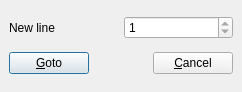
<ui version="4.0" >
 <author></author>
 <comment></comment>
 <exportmacro></exportmacro>
 <class>DevGotoDialog</class>
 <widget class="QDialog" name="DevGotoDialog" >
  <property name="geometry" >
   <rect>
    <x>0</x>
    <y>0</y>
    <width>242</width>
    <height>92</height>
   </rect>
  </property>
  <property name="windowTitle" >
   <string>Goto line</string>
  </property>
  <layout class="QVBoxLayout" >
   <property name="margin" >
    <number>9</number>
   </property>
   <property name="spacing" >
    <number>6</number>
   </property>
   <item>
    <layout class="QHBoxLayout" >
     <property name="margin" >
      <number>0</number>
     </property>
     <property name="spacing" >
      <number>6</number>
     </property>
     <item>
      <widget class="QLabel" name="label" >
       <property name="text" >
        <string>New line</string>
       </property>
       <property name="buddy" >
        <cstring></cstring>
       </property>
      </widget>
     </item>
     <item>
      <widget class="QSpinBox" name="line" >
       <property name="maximum" >
        <number>1</number>
       </property>
       <property name="minimum" >
        <number>1</number>
       </property>
      </widget>
     </item>
    </layout>
   </item>
   <item>
    <layout class="QHBoxLayout" >
     <property name="margin" >
      <number>0</number>
     </property>
     <property name="spacing" >
      <number>6</number>
     </property>
     <item>
      <widget class="QPushButton" name="b_accept" >
       <property name="text" >
        <string>&amp;Goto</string>
       </property>
      </widget>
     </item>
     <item>
      <spacer>
       <property name="orientation" >
        <enum>Qt::Horizontal</enum>
       </property>
       <property name="sizeHint" >
        <size>
         <width>40</width>
         <height>20</height>
        </size>
       </property>
      </spacer>
     </item>
     <item>
      <widget class="QPushButton" name="b_cancel" >
       <property name="text" >
        <string>&amp;Cancel</string>
       </property>
      </widget>
     </item>
    </layout>
   </item>
  </layout>
 </widget>
 <pixmapfunction></pixmapfunction>
 <resources/>
 <connections>
  <connection>
   <sender>b_accept</sender>
   <signal>clicked()</signal>
   <receiver>DevGotoDialog</receiver>
   <slot>accept()</slot>
   <hints>
    <hint type="sourcelabel" >
     <x>62</x>
     <y>60</y>
    </hint>
    <hint type="destinationlabel" >
     <x>117</x>
     <y>69</y>
    </hint>
   </hints>
  </connection>
  <connection>
   <sender>b_cancel</sender>
   <signal>clicked()</signal>
   <receiver>DevGotoDialog</receiver>
   <slot>reject()</slot>
   <hints>
    <hint type="sourcelabel" >
     <x>205</x>
     <y>68</y>
    </hint>
    <hint type="destinationlabel" >
     <x>110</x>
     <y>47</y>
    </hint>
   </hints>
  </connection>
 </connections>
</ui>
